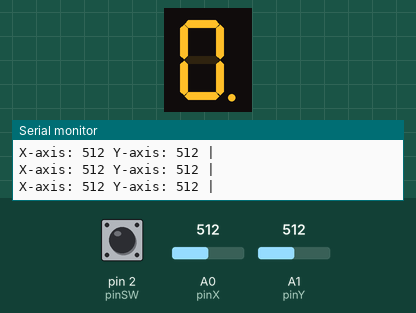
Simulated run of this sketch. Board: Arduino Uno, built with avr-gcc and run on an emulated ATmega328P. On the bench: 1-digit seven-segment display, the last lines printed to the serial monitor. Wiring (inferred from the names in the program): 1-digit 7-segment display, segments lit when LOW: segments pin 6, pin 9, pin 8, pin 7, pin 3, pin 4, pin 10, pin 5. The test bench sets the inputs (shaded band); at power-on: A0 (pinX) = 512, A1 (pinY) = 512, pin 2 (pinSW) HIGH. The segment pins are drawn as the display they are named for.

Above: at 0.12 s.
At 1.2 s:
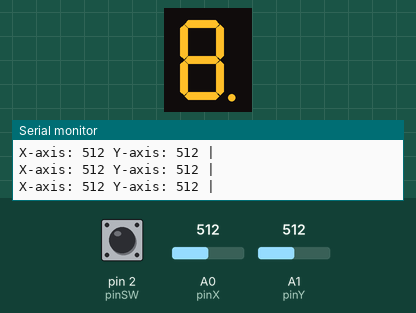

The sketch:

sketch_nov4a.ino
```cpp
const int pinA = 5;
const int pinB = 6;
const int pinC = 9;
const int pinD = 8;
const int pinE = 7;
const int pinF = 3;
const int pinG = 4;
const int pinDP =10;

const int segSize = 8;
const int indexDpPin=7;

const unsigned long resetDelay=2000000;


unsigned int standardReadX=500;
unsigned int standardReadY=500;

unsigned long lastReadJoystick=0;

int positionLine=indexDpPin;
int positionColumn=0;

const int thresHold=100;
const int joystickDelay=300;

const int blinkDelay=200;
unsigned long lastBlinkTime=0;
byte blinkState=HIGH;


const int segmentMatrix[][5]={
        //UP DOWN LEFT RIGHT
   {pinA, -1, 6, 5, 1},
  {pinB, 0, 6, 5, -1},
  {pinC, 6, 3, 4, 7},
  {pinD, 6, -1, 4,2},
  {pinE, 6, 3, -1, 2},
  {pinF, 0, 6, -1, 1},
  {pinG, 0, 3, -1,-1},
  {pinDP, -1,-1,2,-1}
};

const int pinSW = 2; // digital pin connected to switch output
const int pinX = A0; // A0 - analog pin connected to X output
const int pinY = A1; // A1 - analog pin connected to Y output
byte swState;
unsigned long lastDebounceTime = 0;  // the last time the output pin was toggled
unsigned long debounceDelay = 1000;

int xValue = 0;
int yValue = 0;

const byte upIndex=1;
const byte downIndex=2;
const byte leftIndex=3;
const byte rightIndex=4;

///for interrupt
volatile bool swPressed=false;

int segments[segSize] = {
pinA, pinB, pinC, pinD, pinE, pinF, pinG, pinDP
};

int segmentState[segSize] = {0, 0, 0, 0, 0, 0, 0, 0};

void setup()
{
  for (int i = 0; i < segSize; i++) {
	pinMode(segments[i], OUTPUT);
	}
  pinMode(pinSW, INPUT_PULLUP);
  attachInterrupt(digitalPinToInterrupt(pinSW),swDebounce , FALLING);
  Serial.begin(9600);

}

void blink(const int segmentPin){

  digitalWrite(segmentPin, blinkState);

  if(millis()-lastBlinkTime>blinkDelay){
    blinkState=!blinkState;
    lastBlinkTime=millis();
  }
}

void readPosition(){

  joystickRead();

  if((xValue > standardReadX+thresHold || xValue <standardReadX-thresHold || yValue > standardReadY+thresHold || yValue <standardReadY-thresHold) && millis()-lastReadJoystick>joystickDelay){

    if(xValue > (standardReadX+thresHold)){
        positionColumn=rightIndex;
    }else if (xValue < (standardReadX-thresHold)) {
        positionColumn=leftIndex;
    }else if (yValue < (standardReadY-thresHold)) {
        positionColumn=upIndex;
    }else if (yValue > (standardReadY+thresHold)) {
        positionColumn=downIndex;
    }

    int indexSegment=segmentMatrix[positionLine][positionColumn];

    if(indexSegment!=-1){
      digitalWrite(segmentMatrix[positionLine][0], LOW);
      positionLine=indexSegment;
    }

    lastReadJoystick=millis();
  }
}

  void joystickRead(){

    xValue = analogRead(pinX);
    yValue = analogRead(pinY);

    if(swPressed){
    segmentState[positionLine]=!segmentState[positionLine];
    swPressed=false;
    }


    if((micros()-lastDebounceTime>resetDelay) && digitalRead(pinSW)==LOW){
      resetSegments();
    }


    Serial.print("X-axis: ");
    Serial.print(xValue);

    Serial.print(" Y-axis: ");
    Serial.print(yValue);
    Serial.println(" | ");
  }

void swDebounce(){

    if ((micros() - lastDebounceTime) > (debounceDelay*1000)) {
      swPressed=true;
        lastDebounceTime=micros();
    }

}

void resetSegments(){
  for(int i=0;i<segSize;i++){
    segmentState[i]=LOW;
  }
  positionLine=indexDpPin;

}

void loop()
{
    readPosition();
    for(int i=0;i<segSize;i++){
      digitalWrite(segments[i], segmentState[i]);

    }

    blink(segmentMatrix[positionLine][0]);

}
```
